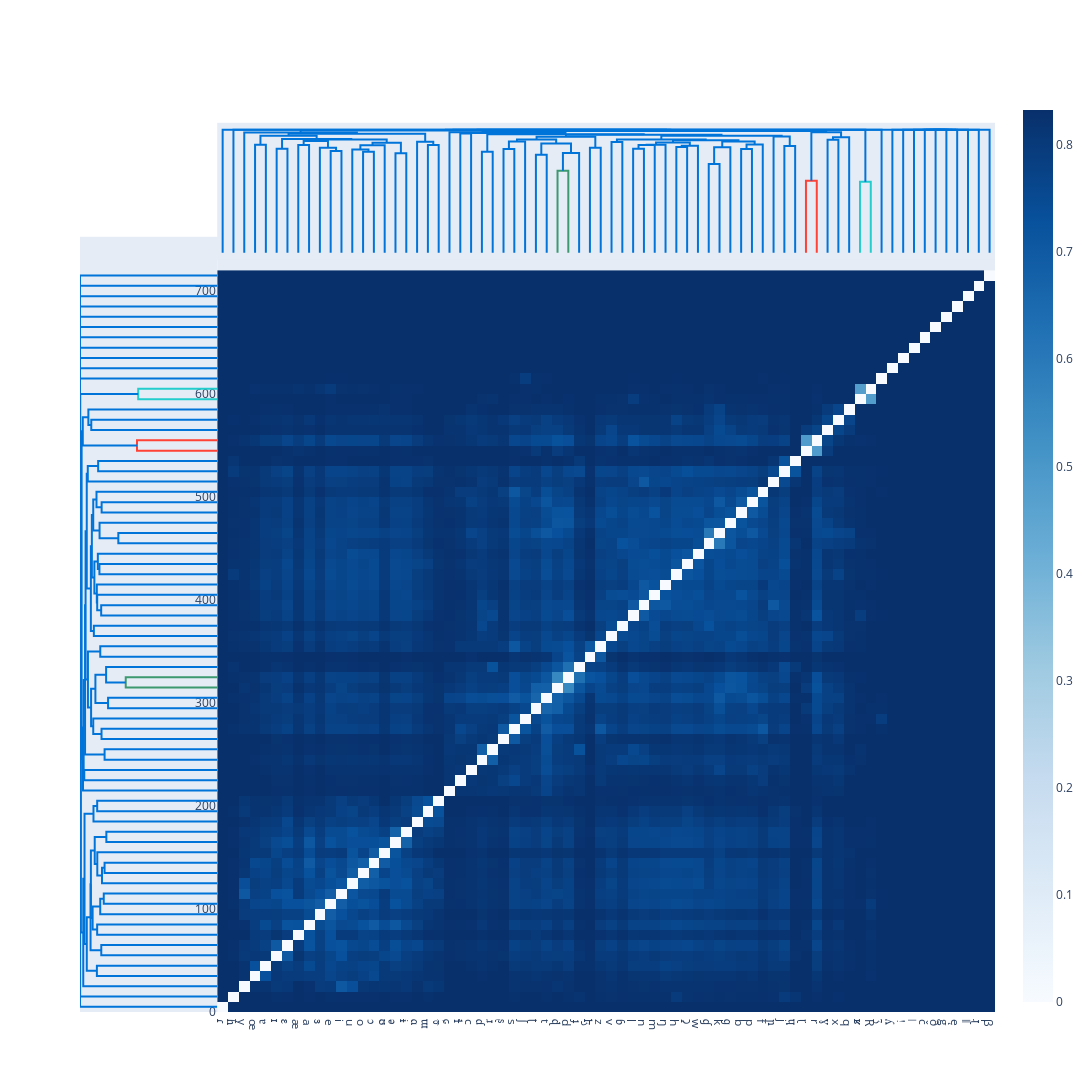

Notebook cell for this chart:
### Code cell
subset_df = confs.query('SYSTEM == "e2e_phones" & AM == "multi" & TOKEN_TYPE == "bper"')
m = to_matrix(subset_df, log=False, norm=True, occ_thresh=occ_thresh, ref_field='ref', hyp_field='hyp')
mtx = m.confusion_matrix
lbl = m.display_labels

# Remove the asterisk which is always at the first index
mtx = mtx[1:, 1:]
lbl = lbl[1:]
# Find the indices of rows ("ground truth phones") that have all zero columns ("predicted phones")
# This can happen due to occurrence thresholding
# We will remove these indices from the label set
removed_indices = set(np.where(np.sum(mtx, axis=1) == 0)[0])
# Remove the rows which have all zeros (ground truth phones that we discarded)
mtx = mtx[np.sum(mtx, axis=1) > 0]
# Remove the columns which have all zeros (predicted phones that never got recognized)
mtx = mtx[:, np.sum(mtx, axis=0) > 0]
lbl = [l for i, l in enumerate(lbl) if i not in removed_indices]

plot_similarity_dendrogram(mtx, lbl)

### Figure 1 — Plotly figure (JSON) as saved in the notebook; plotly's stock layout.template omitted (floating-point values rounded to 4 significant figures; data arrays with more than 128 entries replaced by an {"elided": "..."} marker saying what was removed)
{"data": [{"hoverinfo": "text", "marker": {"color": "rgb(0,116,217)"}, "mode": "lines", "type": "scatter", "x": [35, 35, 45, 45], "xaxis": "x", "y": [0, 0.7302, 0.7302, 0], "yaxis": "y2"}, {"hoverinfo": "text", "marker": {"color": "rgb(0,116,217)"}, "mode": "lines", "type": "scatter", "x": [55, 55, 65, 65], "xaxis": "x", "y": [0, 0.7035, 0.7035, 0], "yaxis": "y2"}, {"hoverinfo": "text", "marker": {"color": "rgb(0,116,217)"}, "mode": "lines", "type": "scatter", "x": [75, 75, 85, 85], "xaxis": "x", "y": [0, 0.7285, 0.7285, 0], "yaxis": "y2"}, {"hoverinfo": "text", "marker": {"color": "rgb(0,116,217)"}, "mode": "lines", "type": "scatter", "x": [105, 105, 115, 115], "xaxis": "x", "y": [0, 0.6884, 0.6884, 0], "yaxis": "y2"}, {"hoverinfo": "text", "marker": {"color": "rgb(0,116,217)"}, "mode": "lines", "type": "scatter", "x": [95, 95, 110, 110], "xaxis": "x", "y": [0, 0.7099, 0.7099, 0.6884], "yaxis": "y2"}, {"hoverinfo": "text", "marker": {"color": "rgb(0,116,217)"}, "mode": "lines", "type": "scatter", "x": [80, 80, 102.5, 102.5], "xaxis": "x", "y": [0.7285, 0.756, 0.756, 0.7099], "yaxis": "y2"}, {"hoverinfo": "text", "marker": {"color": "rgb(0,116,217)"}, "mode": "lines", "type": "scatter", "x": [135, 135, 145, 145], "xaxis": "x", "y": [0, 0.6835, 0.6835, 0], "yaxis": "y2"}, {"hoverinfo": "text", "marker": {"color": "rgb(0,116,217)"}, "mode": "lines", "type": "scatter", "x": [125, 125, 140, 140], "xaxis": "x", "y": [0, 0.699, 0.699, 0.6835], "yaxis": "y2"}, {"hoverinfo": "text", "marker": {"color": "rgb(0,116,217)"}, "mode": "lines", "type": "scatter", "x": [132.5, 132.5, 155, 155], "xaxis": "x", "y": [0.699, 0.7276, 0.7276, 0], "yaxis": "y2"}, {"hoverinfo": "text", "marker": {"color": "rgb(0,116,217)"}, "mode": "lines", "type": "scatter", "x": [165, 165, 175, 175], "xaxis": "x", "y": [0, 0.6727, 0.6727, 0], "yaxis": "y2"}, {"hoverinfo": "text", "marker": {"color": "rgb(0,116,217)"}, "mode": "lines", "type": "scatter", "x": [143.8, 143.8, 170, 170], "xaxis": "x", "y": [0.7276, 0.7433, 0.7433, 0.6727], "yaxis": "y2"}, {"hoverinfo": "text", "marker": {"color": "rgb(0,116,217)"}, "mode": "lines", "type": "scatter", "x": [91.25, 91.25, 156.9, 156.9], "xaxis": "x", "y": [0.756, 0.7665, 0.7665, 0.7433], "yaxis": "y2"}, {"hoverinfo": "text", "marker": {"color": "rgb(0,116,217)"}, "mode": "lines", "type": "scatter", "x": [60, 60, 124.1, 124.1], "xaxis": "x", "y": [0.7035, 0.7685, 0.7685, 0.7665], "yaxis": "y2"}, {"hoverinfo": "text", "marker": {"color": "rgb(0,116,217)"}, "mode": "lines", "type": "scatter", "x": [40, 40, 92.03, 92.03], "xaxis": "x", "y": [0.7302, 0.7914, 0.7914, 0.7685], "yaxis": "y2"}, {"hoverinfo": "text", "marker": {"color": "rgb(0,116,217)"}, "mode": "lines", "type": "scatter", "x": [195, 195, 205, 205], "xaxis": "x", "y": [0, 0.7283, 0.7283, 0], "yaxis": "y2"}, {"hoverinfo": "text", "marker": {"color": "rgb(0,116,217)"}, "mode": "lines", "type": "scatter", "x": [185, 185, 200, 200], "xaxis": "x", "y": [0, 0.7507, 0.7507, 0.7283], "yaxis": "y2"}, {"hoverinfo": "text", "marker": {"color": "rgb(0,116,217)"}, "mode": "lines", "type": "scatter", "x": [66.02, 66.02, 192.5, 192.5], "xaxis": "x", "y": [0.7914, 0.8051, 0.8051, 0.7507], "yaxis": "y2"}, {"hoverinfo": "text", "marker": {"color": "rgb(0,116,217)"}, "mode": "lines", "type": "scatter", "x": [25, 25, 129.3, 129.3], "xaxis": "x", "y": [0, 0.8128, 0.8128, 0.8051], "yaxis": "y2"}, {"hoverinfo": "text", "marker": {"color": "rgb(0,116,217)"}, "mode": "lines", "type": "scatter", "x": [225, 225, 235, 235], "xaxis": "x", "y": [0, 0.8067, 0.8067, 0], "yaxis": "y2"}, {"hoverinfo": "text", "marker": {"color": "rgb(0,116,217)"}, "mode": "lines", "type": "scatter", "x": [245, 245, 255, 255], "xaxis": "x", "y": [0, 0.6834, 0.6834, 0], "yaxis": "y2"}, {"hoverinfo": "text", "marker": {"color": "rgb(0,116,217)"}, "mode": "lines", "type": "scatter", "x": [265, 265, 275, 275], "xaxis": "x", "y": [0, 0.702, 0.702, 0], "yaxis": "y2"}, {"hoverinfo": "text", "marker": {"color": "rgb(0,116,217)"}, "mode": "lines", "type": "scatter", "x": [270, 270, 285, 285], "xaxis": "x", "y": [0.702, 0.7522, 0.7522, 0], "yaxis": "y2"}, {"hoverinfo": "text", "marker": {"color": "rgb(0,116,217)"}, "mode": "lines", "type": "scatter", "x": [295, 295, 305, 305], "xaxis": "x", "y": [0, 0.6622, 0.6622, 0], "yaxis": "y2"}, {"hoverinfo": "text", "marker": {"color": "rgb(61,153,112)"}, "mode": "lines", "type": "scatter", "x": [315, 315, 325, 325], "xaxis": "x", "y": [0, 0.5552, 0.5552, 0], "yaxis": "y2"}, {"hoverinfo": "text", "marker": {"color": "rgb(0,116,217)"}, "mode": "lines", "type": "scatter", "x": [320, 320, 335, 335], "xaxis": "x", "y": [0.5552, 0.6741, 0.6741, 0], "yaxis": "y2"}, {"hoverinfo": "text", "marker": {"color": "rgb(0,116,217)"}, "mode": "lines", "type": "scatter", "x": [300, 300, 327.5, 327.5], "xaxis": "x", "y": [0.6622, 0.7391, 0.7391, 0.6741], "yaxis": "y2"}, {"hoverinfo": "text", "marker": {"color": "rgb(0,116,217)"}, "mode": "lines", "type": "scatter", "x": [277.5, 277.5, 313.8, 313.8], "xaxis": "x", "y": [0.7522, 0.7653, 0.7653, 0.7391], "yaxis": "y2"}, {"hoverinfo": "text", "marker": {"color": "rgb(0,116,217)"}, "mode": "lines", "type": "scatter", "x": [345, 345, 355, 355], "xaxis": "x", "y": [0, 0.7096, 0.7096, 0], "yaxis": "y2"}, {"hoverinfo": "text", "marker": {"color": "rgb(0,116,217)"}, "mode": "lines", "type": "scatter", "x": [295.6, 295.6, 350, 350], "xaxis": "x", "y": [0.7653, 0.7845, 0.7845, 0.7096], "yaxis": "y2"}, {"hoverinfo": "text", "marker": {"color": "rgb(0,116,217)"}, "mode": "lines", "type": "scatter", "x": [365, 365, 375, 375], "xaxis": "x", "y": [0, 0.7485, 0.7485, 0], "yaxis": "y2"}, {"hoverinfo": "text", "marker": {"color": "rgb(0,116,217)"}, "mode": "lines", "type": "scatter", "x": [385, 385, 395, 395], "xaxis": "x", "y": [0, 0.7041, 0.7041, 0], "yaxis": "y2"}, {"hoverinfo": "text", "marker": {"color": "rgb(0,116,217)"}, "mode": "lines", "type": "scatter", "x": [390, 390, 405, 405], "xaxis": "x", "y": [0.7041, 0.7282, 0.7282, 0], "yaxis": "y2"}, {"hoverinfo": "text", "marker": {"color": "rgb(0,116,217)"}, "mode": "lines", "type": "scatter", "x": [397.5, 397.5, 415, 415], "xaxis": "x", "y": [0.7282, 0.7306, 0.7306, 0], "yaxis": "y2"}, {"hoverinfo": "text", "marker": {"color": "rgb(0,116,217)"}, "mode": "lines", "type": "scatter", "x": [425, 425, 435, 435], "xaxis": "x", "y": [0, 0.7147, 0.7147, 0], "yaxis": "y2"}, {"hoverinfo": "text", "marker": {"color": "rgb(0,116,217)"}, "mode": "lines", "type": "scatter", "x": [430, 430, 445, 445], "xaxis": "x", "y": [0.7147, 0.7243, 0.7243, 0], "yaxis": "y2"}, {"hoverinfo": "text", "marker": {"color": "rgb(0,116,217)"}, "mode": "lines", "type": "scatter", "x": [406.2, 406.2, 437.5, 437.5], "xaxis": "x", "y": [0.7306, 0.7454, 0.7454, 0.7243], "yaxis": "y2"}, {"hoverinfo": "text", "marker": {"color": "rgb(0,116,217)"}, "mode": "lines", "type": "scatter", "x": [455, 455, 465, 465], "xaxis": "x", "y": [0, 0.6, 0.6, 0], "yaxis": "y2"}, {"hoverinfo": "text", "marker": {"color": "rgb(0,116,217)"}, "mode": "lines", "type": "scatter", "x": [460, 460, 475, 475], "xaxis": "x", "y": [0.6, 0.7139, 0.7139, 0], "yaxis": "y2"}, {"hoverinfo": "text", "marker": {"color": "rgb(0,116,217)"}, "mode": "lines", "type": "scatter", "x": [485, 485, 495, 495], "xaxis": "x", "y": [0, 0.7014, 0.7014, 0], "yaxis": "y2"}, {"hoverinfo": "text", "marker": {"color": "rgb(0,116,217)"}, "mode": "lines", "type": "scatter", "x": [490, 490, 505, 505], "xaxis": "x", "y": [0.7014, 0.7325, 0.7325, 0], "yaxis": "y2"}, {"hoverinfo": "text", "marker": {"color": "rgb(0,116,217)"}, "mode": "lines", "type": "scatter", "x": [467.5, 467.5, 497.5, 497.5], "xaxis": "x", "y": [0.7139, 0.7522, 0.7522, 0.7325], "yaxis": "y2"}, {"hoverinfo": "text", "marker": {"color": "rgb(0,116,217)"}, "mode": "lines", "type": "scatter", "x": [421.9, 421.9, 482.5, 482.5], "xaxis": "x", "y": [0.7454, 0.7606, 0.7606, 0.7522], "yaxis": "y2"}, {"hoverinfo": "text", "marker": {"color": "rgb(0,116,217)"}, "mode": "lines", "type": "scatter", "x": [370, 370, 452.2, 452.2], "xaxis": "x", "y": [0.7485, 0.7667, 0.7667, 0.7606], "yaxis": "y2"}, {"hoverinfo": "text", "marker": {"color": "rgb(0,116,217)"}, "mode": "lines", "type": "scatter", "x": [525, 525, 535, 535], "xaxis": "x", "y": [0, 0.7224, 0.7224, 0], "yaxis": "y2"}, {"hoverinfo": "text", "marker": {"color": "rgb(0,116,217)"}, "mode": "lines", "type": "scatter", "x": [515, 515, 530, 530], "xaxis": "x", "y": [0, 0.7854, 0.7854, 0.7224], "yaxis": "y2"}, {"hoverinfo": "text", "marker": {"color": "rgb(0,116,217)"}, "mode": "lines", "type": "scatter", "x": [411.1, 411.1, 522.5, 522.5], "xaxis": "x", "y": [0.7667, 0.7916, 0.7916, 0.7854], "yaxis": "y2"}, {"hoverinfo": "text", "marker": {"color": "rgb(0,116,217)"}, "mode": "lines", "type": "scatter", "x": [322.8, 322.8, 466.8, 466.8], "xaxis": "x", "y": [0.7845, 0.7987, 0.7987, 0.7916], "yaxis": "y2"}, {"hoverinfo": "text", "marker": {"color": "rgb(0,116,217)"}, "mode": "lines", "type": "scatter", "x": [250, 250, 394.8, 394.8], "xaxis": "x", "y": [0.6834, 0.8018, 0.8018, 0.7987], "yaxis": "y2"}, {"hoverinfo": "text", "marker": {"color": "rgb(0,116,217)"}, "mode": "lines", "type": "scatter", "x": [230, 230, 322.4, 322.4], "xaxis": "x", "y": [0.8067, 0.8104, 0.8104, 0.8018], "yaxis": "y2"}, {"hoverinfo": "text", "marker": {"color": "rgb(0,116,217)"}, "mode": "lines", "type": "scatter", "x": [215, 215, 276.2, 276.2], "xaxis": "x", "y": [0, 0.8142, 0.8142, 0.8104], "yaxis": "y2"}, {"hoverinfo": "text", "marker": {"color": "rgb(255,65,54)"}, "mode": "lines", "type": "scatter", "x": [545, 545, 555, 555], "xaxis": "x", "y": [0, 0.4868, 0.4868, 0], "yaxis": "y2"}, {"hoverinfo": "text", "marker": {"color": "rgb(0,116,217)"}, "mode": "lines", "type": "scatter", "x": [565, 565, 575, 575], "xaxis": "x", "y": [0, 0.7641, 0.7641, 0], "yaxis": "y2"}, {"hoverinfo": "text", "marker": {"color": "rgb(0,116,217)"}, "mode": "lines", "type": "scatter", "x": [570, 570, 585, 585], "xaxis": "x", "y": [0.7641, 0.7818, 0.7818, 0], "yaxis": "y2"}, {"hoverinfo": "text", "marker": {"color": "rgb(0,116,217)"}, "mode": "lines", "type": "scatter", "x": [550, 550, 577.5, 577.5], "xaxis": "x", "y": [0.4868, 0.8157, 0.8157, 0.7818], "yaxis": "y2"}, {"hoverinfo": "text", "marker": {"color": "rgb(0,116,217)"}, "mode": "lines", "type": "scatter", "x": [245.6, 245.6, 563.8, 563.8], "xaxis": "x", "y": [0.8142, 0.8227, 0.8227, 0.8157], "yaxis": "y2"}, {"hoverinfo": "text", "marker": {"color": "rgb(0,116,217)"}, "mode": "lines", "type": "scatter", "x": [77.13, 77.13, 404.7, 404.7], "xaxis": "x", "y": [0.8128, 0.8271, 0.8271, 0.8227], "yaxis": "y2"}, {"hoverinfo": "text", "marker": {"color": "rgb(35,205,205)"}, "mode": "lines", "type": "scatter", "x": [595, 595, 605, 605], "xaxis": "x", "y": [0, 0.4795, 0.4795, 0], "yaxis": "y2"}, {"hoverinfo": "text", "marker": {"color": "rgb(0,116,217)"}, "mode": "lines", "type": "scatter", "x": [240.9, 240.9, 600, 600], "xaxis": "x", "y": [0.8271, 0.8311, 0.8311, 0.4795], "yaxis": "y2"}, {"hoverinfo": "text", "marker": {"color": "rgb(0,116,217)"}, "mode": "lines", "type": "scatter", "x": [15, 15, 420.5, 420.5], "xaxis": "x", "y": [0, 0.8319, 0.8319, 0.8311], "yaxis": "y2"}, {"hoverinfo": "text", "marker": {"color": "rgb(0,116,217)"}, "mode": "lines", "type": "scatter", "x": [217.7, 217.7, 615, 615], "xaxis": "x", "y": [0.8319, 0.8325, 0.8325, 0], "yaxis": "y2"}, {"hoverinfo": "text", "marker": {"color": "rgb(0,116,217)"}, "mode": "lines", "type": "scatter", "x": [5, 5, 416.4, 416.4], "xaxis": "x", "y": [0, 0.8325, 0.8325, 0.8325], "yaxis": "y2"}, {"hoverinfo": "text", "marker": {"color": "rgb(0,116,217)"}, "mode": "lines", "type": "scatter", "x": [665, 665, 675, 675], "xaxis": "x", "y": [0, 0.8326, 0.8326, 0], "yaxis": "y2"}, {"hoverinfo": "text", "marker": {"color": "rgb(0,116,217)"}, "mode": "lines", "type": "scatter", "x": [655, 655, 670, 670], "xaxis": "x", "y": [0, 0.8326, 0.8326, 0.8326], "yaxis": "y2"}, {"hoverinfo": "text", "marker": {"color": "rgb(0,116,217)"}, "mode": "lines", "type": "scatter", "x": [662.5, 662.5, 685, 685], "xaxis": "x", "y": [0.8326, 0.8326, 0.8326, 0], "yaxis": "y2"}, {"hoverinfo": "text", "marker": {"color": "rgb(0,116,217)"}, "mode": "lines", "type": "scatter", "x": [645, 645, 673.8, 673.8], "xaxis": "x", "y": [0, 0.8326, 0.8326, 0.8326], "yaxis": "y2"}, {"hoverinfo": "text", "marker": {"color": "rgb(0,116,217)"}, "mode": "lines", "type": "scatter", "x": [659.4, 659.4, 695, 695], "xaxis": "x", "y": [0.8326, 0.8326, 0.8326, 0], "yaxis": "y2"}, {"hoverinfo": "text", "marker": {"color": "rgb(0,116,217)"}, "mode": "lines", "type": "scatter", "x": [635, 635, 677.2, 677.2], "xaxis": "x", "y": [0, 0.8326, 0.8326, 0.8326], "yaxis": "y2"}, {"hoverinfo": "text", "marker": {"color": "rgb(0,116,217)"}, "mode": "lines", "type": "scatter", "x": [656.1, 656.1, 705, 705], "xaxis": "x", "y": [0.8326, 0.8326, 0.8326, 0], "yaxis": "y2"}, {"hoverinfo": "text", "marker": {"color": "rgb(0,116,217)"}, "mode": "lines", "type": "scatter", "x": [625, 625, 680.5, 680.5], "xaxis": "x", "y": [0, 0.8326, 0.8326, 0.8326], "yaxis": "y2"}, {"hoverinfo": "text", "marker": {"color": "rgb(0,116,217)"}, "mode": "lines", "type": "scatter", "x": [652.8, 652.8, 715, 715], "xaxis": "x", "y": [0.8326, 0.8326, 0.8326, 0], "yaxis": "y2"}, {"hoverinfo": "text", "marker": {"color": "rgb(0,116,217)"}, "mode": "lines", "type": "scatter", "x": [210.7, 210.7, 683.9, 683.9], "xaxis": "x", "y": [0.8325, 0.8326, 0.8326, 0.8326], "yaxis": "y2"}, {"hoverinfo": "text", "marker": {"color": "rgb(0,116,217)"}, "mode": "lines", "type": "scatter", "x": [0, -0.7302, -0.7302, 0], "xaxis": "x2", "y": [35, 35, 45, 45], "yaxis": "y"}, {"hoverinfo": "text", "marker": {"color": "rgb(0,116,217)"}, "mode": "lines", "type": "scatter", "x": [0, -0.7035, -0.7035, 0], "xaxis": "x2", "y": [55, 55, 65, 65], "yaxis": "y"}, {"hoverinfo": "text", "marker": {"color": "rgb(0,116,217)"}, "mode": "lines", "type": "scatter", "x": [0, -0.7285, -0.7285, 0], "xaxis": "x2", "y": [75, 75, 85, 85], "yaxis": "y"}, {"hoverinfo": "text", "marker": {"color": "rgb(0,116,217)"}, "mode": "lines", "type": "scatter", "x": [0, -0.6884, -0.6884, 0], "xaxis": "x2", "y": [105, 105, 115, 115], "yaxis": "y"}, {"hoverinfo": "text", "marker": {"color": "rgb(0,116,217)"}, "mode": "lines", "type": "scatter", "x": [0, -0.7099, -0.7099, -0.6884], "xaxis": "x2", "y": [95, 95, 110, 110], "yaxis": "y"}, {"hoverinfo": "text", "marker": {"color": "rgb(0,116,217)"}, "mode": "lines", "type": "scatter", "x": [-0.7285, -0.756, -0.756, -0.7099], "xaxis": "x2", "y": [80, 80, 102.5, 102.5], "yaxis": "y"}, {"hoverinfo": "text", "marker": {"color": "rgb(0,116,217)"}, "mode": "lines", "type": "scatter", "x": [0, -0.6835, -0.6835, 0], "xaxis": "x2", "y": [135, 135, 145, 145], "yaxis": "y"}, {"hoverinfo": "text", "marker": {"color": "rgb(0,116,217)"}, "mode": "lines", "type": "scatter", "x": [0, -0.699, -0.699, -0.6835], "xaxis": "x2", "y": [125, 125, 140, 140], "yaxis": "y"}, {"hoverinfo": "text", "marker": {"color": "rgb(0,116,217)"}, "mode": "lines", "type": "scatter", "x": [-0.699, -0.7276, -0.7276, 0], "xaxis": "x2", "y": [132.5, 132.5, 155, 155], "yaxis": "y"}, {"hoverinfo": "text", "marker": {"color": "rgb(0,116,217)"}, "mode": "lines", "type": "scatter", "x": [0, -0.6727, -0.6727, 0], "xaxis": "x2", "y": [165, 165, 175, 175], "yaxis": "y"}, {"hoverinfo": "text", "marker": {"color": "rgb(0,116,217)"}, "mode": "lines", "type": "scatter", "x": [-0.7276, -0.7433, -0.7433, -0.6727], "xaxis": "x2", "y": [143.8, 143.8, 170, 170], "yaxis": "y"}, {"hoverinfo": "text", "marker": {"color": "rgb(0,116,217)"}, "mode": "lines", "type": "scatter", "x": [-0.756, -0.7665, -0.7665, -0.7433], "xaxis": "x2", "y": [91.25, 91.25, 156.9, 156.9], "yaxis": "y"}, {"hoverinfo": "text", "marker": {"color": "rgb(0,116,217)"}, "mode": "lines", "type": "scatter", "x": [-0.7035, -0.7685, -0.7685, -0.7665], "xaxis": "x2", "y": [60, 60, 124.1, 124.1], "yaxis": "y"}, {"hoverinfo": "text", "marker": {"color": "rgb(0,116,217)"}, "mode": "lines", "type": "scatter", "x": [-0.7302, -0.7914, -0.7914, -0.7685], "xaxis": "x2", "y": [40, 40, 92.03, 92.03], "yaxis": "y"}, {"hoverinfo": "text", "marker": {"color": "rgb(0,116,217)"}, "mode": "lines", "type": "scatter", "x": [0, -0.7283, -0.7283, 0], "xaxis": "x2", "y": [195, 195, 205, 205], "yaxis": "y"}, {"hoverinfo": "text", "marker": {"color": "rgb(0,116,217)"}, "mode": "lines", "type": "scatter", "x": [0, -0.7507, -0.7507, -0.7283], "xaxis": "x2", "y": [185, 185, 200, 200], "yaxis": "y"}, {"hoverinfo": "text", "marker": {"color": "rgb(0,116,217)"}, "mode": "lines", "type": "scatter", "x": [-0.7914, -0.8051, -0.8051, -0.7507], "xaxis": "x2", "y": [66.02, 66.02, 192.5, 192.5], "yaxis": "y"}, {"hoverinfo": "text", "marker": {"color": "rgb(0,116,217)"}, "mode": "lines", "type": "scatter", "x": [0, -0.8128, -0.8128, -0.8051], "xaxis": "x2", "y": [25, 25, 129.3, 129.3], "yaxis": "y"}, {"hoverinfo": "text", "marker": {"color": "rgb(0,116,217)"}, "mode": "lines", "type": "scatter", "x": [0, -0.8067, -0.8067, 0], "xaxis": "x2", "y": [225, 225, 235, 235], "yaxis": "y"}, {"hoverinfo": "text", "marker": {"color": "rgb(0,116,217)"}, "mode": "lines", "type": "scatter", "x": [0, -0.6834, -0.6834, 0], "xaxis": "x2", "y": [245, 245, 255, 255], "yaxis": "y"}, {"hoverinfo": "text", "marker": {"color": "rgb(0,116,217)"}, "mode": "lines", "type": "scatter", "x": [0, -0.702, -0.702, 0], "xaxis": "x2", "y": [265, 265, 275, 275], "yaxis": "y"}, {"hoverinfo": "text", "marker": {"color": "rgb(0,116,217)"}, "mode": "lines", "type": "scatter", "x": [-0.702, -0.7522, -0.7522, 0], "xaxis": "x2", "y": [270, 270, 285, 285], "yaxis": "y"}, {"hoverinfo": "text", "marker": {"color": "rgb(0,116,217)"}, "mode": "lines", "type": "scatter", "x": [0, -0.6622, -0.6622, 0], "xaxis": "x2", "y": [295, 295, 305, 305], "yaxis": "y"}, {"hoverinfo": "text", "marker": {"color": "rgb(61,153,112)"}, "mode": "lines", "type": "scatter", "x": [0, -0.5552, -0.5552, 0], "xaxis": "x2", "y": [315, 315, 325, 325], "yaxis": "y"}, {"hoverinfo": "text", "marker": {"color": "rgb(0,116,217)"}, "mode": "lines", "type": "scatter", "x": [-0.5552, -0.6741, -0.6741, 0], "xaxis": "x2", "y": [320, 320, 335, 335], "yaxis": "y"}, {"hoverinfo": "text", "marker": {"color": "rgb(0,116,217)"}, "mode": "lines", "type": "scatter", "x": [-0.6622, -0.7391, -0.7391, -0.6741], "xaxis": "x2", "y": [300, 300, 327.5, 327.5], "yaxis": "y"}, {"hoverinfo": "text", "marker": {"color": "rgb(0,116,217)"}, "mode": "lines", "type": "scatter", "x": [-0.7522, -0.7653, -0.7653, -0.7391], "xaxis": "x2", "y": [277.5, 277.5, 313.8, 313.8], "yaxis": "y"}, {"hoverinfo": "text", "marker": {"color": "rgb(0,116,217)"}, "mode": "lines", "type": "scatter", "x": [0, -0.7096, -0.7096, 0], "xaxis": "x2", "y": [345, 345, 355, 355], "yaxis": "y"}, {"hoverinfo": "text", "marker": {"color": "rgb(0,116,217)"}, "mode": "lines", "type": "scatter", "x": [-0.7653, -0.7845, -0.7845, -0.7096], "xaxis": "x2", "y": [295.6, 295.6, 350, 350], "yaxis": "y"}, {"hoverinfo": "text", "marker": {"color": "rgb(0,116,217)"}, "mode": "lines", "type": "scatter", "x": [0, -0.7485, -0.7485, 0], "xaxis": "x2", "y": [365, 365, 375, 375], "yaxis": "y"}, {"hoverinfo": "text", "marker": {"color": "rgb(0,116,217)"}, "mode": "lines", "type": "scatter", "x": [0, -0.7041, -0.7041, 0], "xaxis": "x2", "y": [385, 385, 395, 395], "yaxis": "y"}, {"hoverinfo": "text", "marker": {"color": "rgb(0,116,217)"}, "mode": "lines", "type": "scatter", "x": [-0.7041, -0.7282, -0.7282, 0], "xaxis": "x2", "y": [390, 390, 405, 405], "yaxis": "y"}, {"hoverinfo": "text", "marker": {"color": "rgb(0,116,217)"}, "mode": "lines", "type": "scatter", "x": [-0.7282, -0.7306, -0.7306, 0], "xaxis": "x2", "y": [397.5, 397.5, 415, 415], "yaxis": "y"}, {"hoverinfo": "text", "marker": {"color": "rgb(0,116,217)"}, "mode": "lines", "type": "scatter", "x": [0, -0.7147, -0.7147, 0], "xaxis": "x2", "y": [425, 425, 435, 435], "yaxis": "y"}, {"hoverinfo": "text", "marker": {"color": "rgb(0,116,217)"}, "mode": "lines", "type": "scatter", "x": [-0.7147, -0.7243, -0.7243, 0], "xaxis": "x2", "y": [430, 430, 445, 445], "yaxis": "y"}, {"hoverinfo": "text", "marker": {"color": "rgb(0,116,217)"}, "mode": "lines", "type": "scatter", "x": [-0.7306, -0.7454, -0.7454, -0.7243], "xaxis": "x2", "y": [406.2, 406.2, 437.5, 437.5], "yaxis": "y"}, {"hoverinfo": "text", "marker": {"color": "rgb(0,116,217)"}, "mode": "lines", "type": "scatter", "x": [0, -0.6, -0.6, 0], "xaxis": "x2", "y": [455, 455, 465, 465], "yaxis": "y"}, {"hoverinfo": "text", "marker": {"color": "rgb(0,116,217)"}, "mode": "lines", "type": "scatter", "x": [-0.6, -0.7139, -0.7139, 0], "xaxis": "x2", "y": [460, 460, 475, 475], "yaxis": "y"}, {"hoverinfo": "text", "marker": {"color": "rgb(0,116,217)"}, "mode": "lines", "type": "scatter", "x": [0, -0.7014, -0.7014, 0], "xaxis": "x2", "y": [485, 485, 495, 495], "yaxis": "y"}, {"hoverinfo": "text", "marker": {"color": "rgb(0,116,217)"}, "mode": "lines", "type": "scatter", "x": [-0.7014, -0.7325, -0.7325, 0], "xaxis": "x2", "y": [490, 490, 505, 505], "yaxis": "y"}, {"hoverinfo": "text", "marker": {"color": "rgb(0,116,217)"}, "mode": "lines", "type": "scatter", "x": [-0.7139, -0.7522, -0.7522, -0.7325], "xaxis": "x2", "y": [467.5, 467.5, 497.5, 497.5], "yaxis": "y"}, {"hoverinfo": "text", "marker": {"color": "rgb(0,116,217)"}, "mode": "lines", "type": "scatter", "x": [-0.7454, -0.7606, -0.7606, -0.7522], "xaxis": "x2", "y": [421.9, 421.9, 482.5, 482.5], "yaxis": "y"}, {"hoverinfo": "text", "marker": {"color": "rgb(0,116,217)"}, "mode": "lines", "type": "scatter", "x": [-0.7485, -0.7667, -0.7667, -0.7606], "xaxis": "x2", "y": [370, 370, 452.2, 452.2], "yaxis": "y"}, {"hoverinfo": "text", "marker": {"color": "rgb(0,116,217)"}, "mode": "lines", "type": "scatter", "x": [0, -0.7224, -0.7224, 0], "xaxis": "x2", "y": [525, 525, 535, 535], "yaxis": "y"}, {"hoverinfo": "text", "marker": {"color": "rgb(0,116,217)"}, "mode": "lines", "type": "scatter", "x": [0, -0.7854, -0.7854, -0.7224], "xaxis": "x2", "y": [515, 515, 530, 530], "yaxis": "y"}, {"hoverinfo": "text", "marker": {"color": "rgb(0,116,217)"}, "mode": "lines", "type": "scatter", "x": [-0.7667, -0.7916, -0.7916, -0.7854], "xaxis": "x2", "y": [411.1, 411.1, 522.5, 522.5], "yaxis": "y"}, {"hoverinfo": "text", "marker": {"color": "rgb(0,116,217)"}, "mode": "lines", "type": "scatter", "x": [-0.7845, -0.7987, -0.7987, -0.7916], "xaxis": "x2", "y": [322.8, 322.8, 466.8, 466.8], "yaxis": "y"}, {"hoverinfo": "text", "marker": {"color": "rgb(0,116,217)"}, "mode": "lines", "type": "scatter", "x": [-0.6834, -0.8018, -0.8018, -0.7987], "xaxis": "x2", "y": [250, 250, 394.8, 394.8], "yaxis": "y"}, {"hoverinfo": "text", "marker": {"color": "rgb(0,116,217)"}, "mode": "lines", "type": "scatter", "x": [-0.8067, -0.8104, -0.8104, -0.8018], "xaxis": "x2", "y": [230, 230, 322.4, 322.4], "yaxis": "y"}, {"hoverinfo": "text", "marker": {"color": "rgb(0,116,217)"}, "mode": "lines", "type": "scatter", "x": [0, -0.8142, -0.8142, -0.8104], "xaxis": "x2", "y": [215, 215, 276.2, 276.2], "yaxis": "y"}, {"hoverinfo": "text", "marker": {"color": "rgb(255,65,54)"}, "mode": "lines", "type": "scatter", "x": [0, -0.4868, -0.4868, 0], "xaxis": "x2", "y": [545, 545, 555, 555], "yaxis": "y"}, {"hoverinfo": "text", "marker": {"color": "rgb(0,116,217)"}, "mode": "lines", "type": "scatter", "x": [0, -0.7641, -0.7641, 0], "xaxis": "x2", "y": [565, 565, 575, 575], "yaxis": "y"}, {"hoverinfo": "text", "marker": {"color": "rgb(0,116,217)"}, "mode": "lines", "type": "scatter", "x": [-0.7641, -0.7818, -0.7818, 0], "xaxis": "x2", "y": [570, 570, 585, 585], "yaxis": "y"}, {"hoverinfo": "text", "marker": {"color": "rgb(0,116,217)"}, "mode": "lines", "type": "scatter", "x": [-0.4868, -0.8157, -0.8157, -0.7818], "xaxis": "x2", "y": [550, 550, 577.5, 577.5], "yaxis": "y"}, {"hoverinfo": "text", "marker": {"color": "rgb(0,116,217)"}, "mode": "lines", "type": "scatter", "x": [-0.8142, -0.8227, -0.8227, -0.8157], "xaxis": "x2", "y": [245.6, 245.6, 563.8, 563.8], "yaxis": "y"}, {"hoverinfo": "text", "marker": {"color": "rgb(0,116,217)"}, "mode": "lines", "type": "scatter", "x": [-0.8128, -0.8271, -0.8271, -0.8227], "xaxis": "x2", "y": [77.13, 77.13, 404.7, 404.7], "yaxis": "y"}, {"hoverinfo": "text", "marker": {"color": "rgb(35,205,205)"}, "mode": "lines", "type": "scatter", "x": [0, -0.4795, -0.4795, 0], "xaxis": "x2", "y": [595, 595, 605, 605], "yaxis": "y"}, {"hoverinfo": "text", "marker": {"color": "rgb(0,116,217)"}, "mode": "lines", "type": "scatter", "x": [-0.8271, -0.8311, -0.8311, -0.4795], "xaxis": "x2", "y": [240.9, 240.9, 600, 600], "yaxis": "y"}, {"hoverinfo": "text", "marker": {"color": "rgb(0,116,217)"}, "mode": "lines", "type": "scatter", "x": [0, -0.8319, -0.8319, -0.8311], "xaxis": "x2", "y": [15, 15, 420.5, 420.5], "yaxis": "y"}, {"hoverinfo": "text", "marker": {"color": "rgb(0,116,217)"}, "mode": "lines", "type": "scatter", "x": [-0.8319, -0.8325, -0.8325, 0], "xaxis": "x2", "y": [217.7, 217.7, 615, 615], "yaxis": "y"}, {"hoverinfo": "text", "marker": {"color": "rgb(0,116,217)"}, "mode": "lines", "type": "scatter", "x": [0, -0.8325, -0.8325, -0.8325], "xaxis": "x2", "y": [5, 5, 416.4, 416.4], "yaxis": "y"}, {"hoverinfo": "text", "marker": {"color": "rgb(0,116,217)"}, "mode": "lines", "type": "scatter", "x": [0, -0.8326, -0.8326, 0], "xaxis": "x2", "y": [665, 665, 675, 675], "yaxis": "y"}, {"hoverinfo": "text", "marker": {"color": "rgb(0,116,217)"}, "mode": "lines", "type": "scatter", "x": [0, -0.8326, -0.8326, -0.8326], "xaxis": "x2", "y": [655, 655, 670, 670], "yaxis": "y"}, {"hoverinfo": "text", "marker": {"color": "rgb(0,116,217)"}, "mode": "lines", "type": "scatter", "x": [-0.8326, -0.8326, -0.8326, 0], "xaxis": "x2", "y": [662.5, 662.5, 685, 685], "yaxis": "y"}, {"hoverinfo": "text", "marker": {"color": "rgb(0,116,217)"}, "mode": "lines", "type": "scatter", "x": [0, -0.8326, -0.8326, -0.8326], "xaxis": "x2", "y": [645, 645, 673.8, 673.8], "yaxis": "y"}, {"hoverinfo": "text", "marker": {"color": "rgb(0,116,217)"}, "mode": "lines", "type": "scatter", "x": [-0.8326, -0.8326, -0.8326, 0], "xaxis": "x2", "y": [659.4, 659.4, 695, 695], "yaxis": "y"}, {"hoverinfo": "text", "marker": {"color": "rgb(0,116,217)"}, "mode": "lines", "type": "scatter", "x": [0, -0.8326, -0.8326, -0.8326], "xaxis": "x2", "y": [635, 635, 677.2, 677.2], "yaxis": "y"}, {"hoverinfo": "text", "marker": {"color": "rgb(0,116,217)"}, "mode": "lines", "type": "scatter", "x": [-0.8326, -0.8326, -0.8326, 0], "xaxis": "x2", "y": [656.1, 656.1, 705, 705], "yaxis": "y"}, {"hoverinfo": "text", "marker": {"color": "rgb(0,116,217)"}, "mode": "lines", "type": "scatter", "x": [0, -0.8326, -0.8326, -0.8326], "xaxis": "x2", "y": [625, 625, 680.5, 680.5], "yaxis": "y"}, {"hoverinfo": "text", "marker": {"color": "rgb(0,116,217)"}, "mode": "lines", "type": "scatter", "x": [-0.8326, -0.8326, -0.8326, 0], "xaxis": "x2", "y": [652.8, 652.8, 715, 715], "yaxis": "y"}, {"hoverinfo": "text", "marker": {"color": "rgb(0,116,217)"}, "mode": "lines", "type": "scatter", "x": [-0.8325, -0.8326, -0.8326, -0.8326], "xaxis": "x2", "y": [210.7, 210.7, 683.9, 683.9], "yaxis": "y"}, {"colorscale": [[0, "rgb(247,251,255)"], [0.125, "rgb(222,235,247)"], [0.25, "rgb(198,219,239)"], [0.375, "rgb(158,202,225)"], [0.5, "rgb(107,174,214)"], [0.625, "rgb(66,146,198)"], [0.75, "rgb(33,113,181)"], [0.875, "rgb(8,81,156)"], [1, "rgb(8,48,107)"]], "type": "heatmap", "x": [5, 15, 25, 35, 45, 55, 65, 75, 85, 95, 105, 115, 125, 135, 145, 155, 165, 175, 185, 195, 205, 215, 225, 235, 245, 255, 265, 275, 285, 295, 305, 315, 325, 335, 345, 355, 365, 375, 385, 395, 405, 415, 425, 435, 445, 455, 465, 475, 485, 495, 505, 515, 525, 535, 545, 555, 565, 575, 585, 595, 605, 615, 625, 635, 645, 655, 665, 675, 685, 695, 705, 715], "y": [5, 15, 25, 35, 45, 55, 65, 75, 85, 95, 105, 115, 125, 135, 145, 155, 165, 175, 185, 195, 205, 215, 225, 235, 245, 255, 265, 275, 285, 295, 305, 315, 325, 335, 345, 355, 365, 375, 385, 395, 405, 415, 425, 435, 445, 455, 465, 475, 485, 495, 505, 515, 525, 535, 545, 555, 565, 575, 585, 595, 605, 615, 625, 635, 645, 655, 665, 675, 685, 695, 705, 715], "z": {"elided": "72x72 float values"}}], "layout": {"autosize": false, "height": 1300, "hovermode": "closest", "showlegend": false, "width": 1300, "xaxis": {"autorange": true, "domain": [0.15, 1], "mirror": false, "range": [0, 720], "rangemode": "tozero", "showgrid": false, "showline": false, "showticklabels": true, "tickmode": "array", "ticks": "", "ticktext": ["ɾ", "ɦ", "y", "œ", "ɐ", "ɪ", "ɛ", "æ", "a", "ɜ", "e", "i", "u", "o", "ɔ", "ʊ", "ə", "ɨ", "ɑ", "ɯ", "ɤ", "ɕ", "ɬ", "c", "ɗ", "ɹ", "ʂ", "s", "ʃ", "ʈ", "t", "ɖ", "d", "ɟ", "ɮ", "z", "v", "ɓ", "l", "n", "m", "ŋ", "h", "ʔ", "w", "ɠ", "k", "ɡ", "b", "p", "f", "ɲ", "j", "ɥ", "ɽ", "r", "ɣ", "x", "q", "ʁ", "R", "ʒ", "ʎ", "ǃ", "ǀ", "č", "ð", "g", "ę", "ǁ", "ɻ", "β"], "tickvals": [5, 15, 25, 35, 45, 55, 65, 75, 85, 95, 105, 115, 125, 135, 145, 155, 165, 175, 185, 195, 205, 215, 225, 235, 245, 255, 265, 275, 285, 295, 305, 315, 325, 335, 345, 355, 365, 375, 385, 395, 405, 415, 425, 435, 445, 455, 465, 475, 485, 495, 505, 515, 525, 535, 545, 555, 565, 575, 585, 595, 605, 615, 625, 635, 645, 655, 665, 675, 685, 695, 705, 715], "type": "linear", "zeroline": false}, "xaxis2": {"autorange": true, "domain": [0, 0.15], "mirror": false, "range": [-0.8326, 0], "showgrid": false, "showline": false, "showticklabels": false, "ticks": "", "type": "linear", "zeroline": false}, "yaxis": {"autorange": true, "domain": [0, 0.85], "mirror": false, "range": [0, 752.6], "rangemode": "tozero", "showgrid": false, "showline": false, "showticklabels": true, "ticks": "", "type": "linear", "zeroline": false}, "yaxis2": {"autorange": true, "domain": [0.825, 0.975], "mirror": false, "range": [-0.04625, 0.8788], "showgrid": false, "showline": false, "showticklabels": false, "ticks": "", "type": "linear", "zeroline": false}}}
